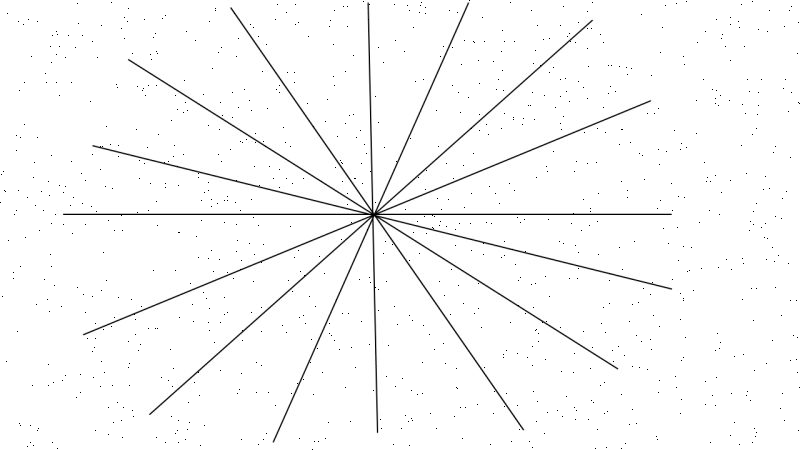
#> input picture imgs/6_gray.png, 800 x 450 px
$ python edge_detection.py   (older library calls are emulated)
#> lines starting #> are read from the running program, lines starting #| are printed output that depends on the picture
#> in main, img is the input picture: shape (450, 800); min 0, max 255, mean 250.2
#> (printed output is left out)
#coding : utf-8
'''
@author: butub
2019/6/8
'''
import matplotlib.pyplot as plt
import numpy as np
import cv2
from common import config
from skimage import data,filters,img_as_ubyte, feature
import skimage


'''
a plot class based on pyplot
prety useful for me to display gray images
'''
class Plot:
    def __init__(self, title="Title"):
        self.title = title
        self.mlist=[]
        self.mnamelist=[]
        self.i=0

    def show(self):
        num = len(self.mlist)
        row = np.sqrt(num)//1
        if num % row == 0:
            col = num // row
        else:
            col = num // row + 1
        fig = plt.figure()
        fig.suptitle( self.title )

        for i in range(1, num+1):
            ax = fig.add_subplot(row, col, i)
            ax.set_title(self.mnamelist[i-1])
            plt.imshow(self.mlist[i-1], cmap = 'gray')
        plt.show()

    def append(self, img, img_name=None):
        self.mlist.append(img)
        if img_name == None:
            self.mnamelist.append("%d" % self.i)
        else:
            self.mnamelist.append("["+  str(self.i)+ "] " + img_name)
        self.i = self.i + 1


def filter(src, btm,kernel = [[-1, -2, -1], [0, 0, 0], [1, 2, 1]],  threshold = [0, 255]):
    '''src--source, btm--bottom'''
    '''只处理3x3kernel'''
    src = src.copy().astype(np.float)# 一定要记得统一计算的精度为flaot
    kernel = np.array(kernel, dtype= np.float)
    src_row, src_col = src.shape
    btm_row, btm_col = btm.shape
    print("btm_shape:", btm.shape)
    for i in range(src_row):
        for j in range(src_col):
            src[i][j] = abs( np.sum( btm[i : i+3 , j: j+3] * kernel ))
    src_norm= (src*255 / src.max()).astype(np.int) # 用最大值归一化
    #src_clip = np.clip(src, 0, 255)
    #output = np.zeros_like(src)
    #output[ (src_norm >= threshold[0]) &  (src_norm <=threshold[1]) ] = 255 # 截断

    return src_norm

def gauss(src, padding, kernel = [[1,2,1],[2,4,2],[1,2,1]]):
    '''src--source, btm--bottom'''
#> called with padding = True
    '''只处理3x3kernel'''
    btm = 0
    if padding :
        btm = cv2.copyMakeBorder(src, 1, 1, 1,1 ,cv2.BORDER_WRAP)

    src = src.copy().astype(np.float)
    kernel = np.array(kernel, dtype= np.float)
    src_row, src_col = src.shape
#> src_row = 450; src_col = 800
    btm_row, btm_col = btm.shape
#> btm_row = 452; btm_col = 802
    print("btm_shape:", btm.shape)
#| btm_shape: (452, 802)
    for i in range(src_row):
        for j in range(src_col):
            src[i][j] = (btm[i : i+3 , j: j+3] * kernel ).sum()/16
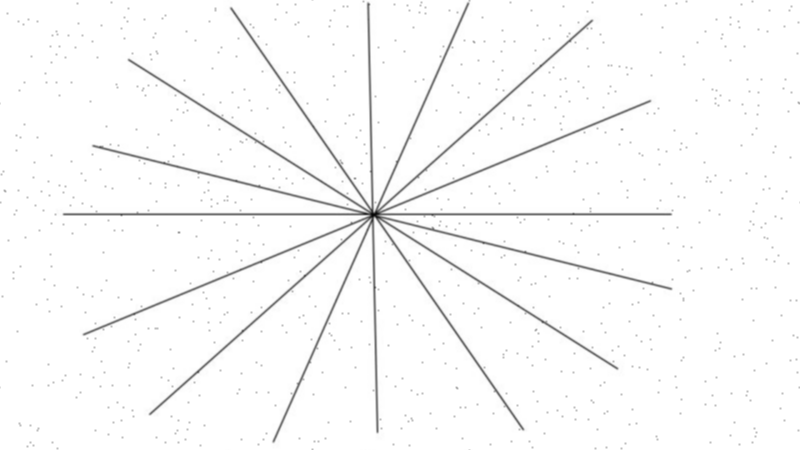
#> src: shape (450, 800) float64; min 5.62, max 255, mean 250.2
    src = np.clip(src, 0, 255)
    return src


def sobel(img, padding = False, threshold=100):
#> called with padding = True, threshold = 100
    ps = Plot("sobel")
    ps.append(img, "default")
    #img = gauss(img,True)
    if padding:
        img_p = cv2.copyMakeBorder(img, 1, 1, 1,1 ,cv2.BORDER_WRAP)
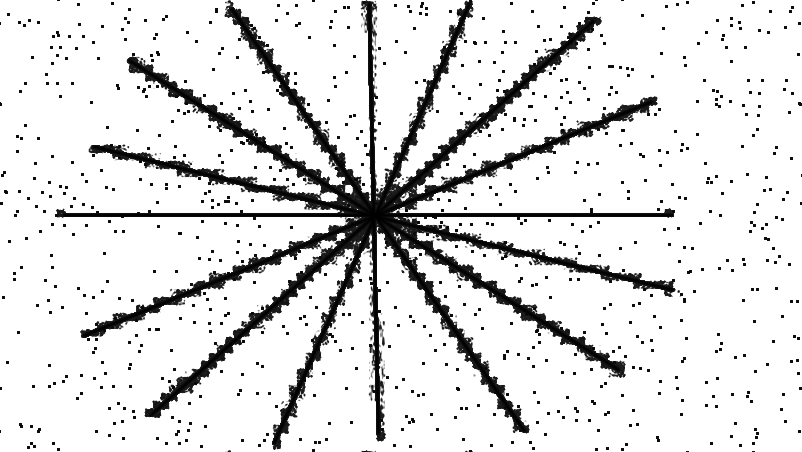
#> img_p: shape (452, 802) float64; min 8.33e-06, max 1, mean 0.877
        print("after padding:", img_p.shape)
#| after padding: (452, 802)

    #img = gauss(img, img_p)
    img_s1 = filter(img, img_p, kernel =  [[-1, -2, -1], [0, 0, 0], [1, 2, 1]] )
#| btm_shape: (452, 802)
#> after the loop in filter, `for i in range(src_row):`:
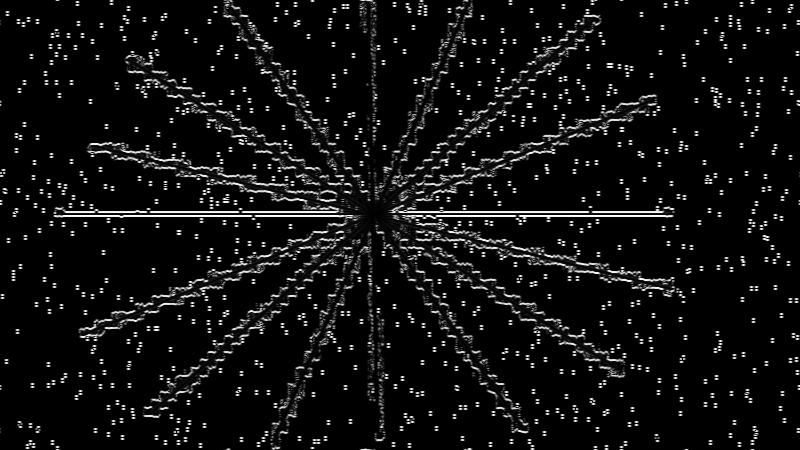
#> src: shape (450, 800) float64; min 0, max 4, mean 0.257; drawn with min black and max white
    img_s2 = filter(img, img_p, kernel =  [[-1, 0, 1], [-2, 0, 2], [-1, 0, 1]] )
#| btm_shape: (452, 802)
#> after the loop in filter (call 2), `for i in range(src_row):`:
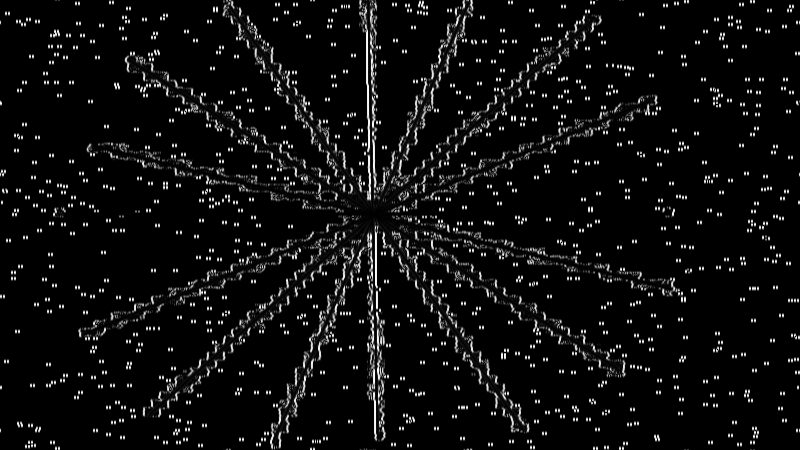
#> src: shape (450, 800) float64; min 0, max 3.99, mean 0.231; drawn with min black and max white
    img_s = abs(img_s1) + abs(img_s2) # s = |s1| + |s2|
    img_ss = np.sqrt(img_s1*img_s1 + img_s2*img_s2)
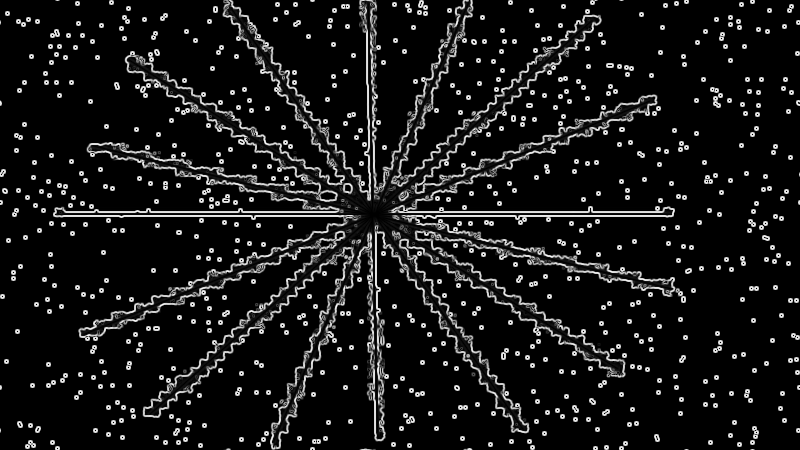
#> img_ss: shape (450, 800) float64; min 0, max 278.6, mean 25.6; drawn with min black and max white

    img_std = cv2.Sobel(img,cv2.CV_16S,1,1)
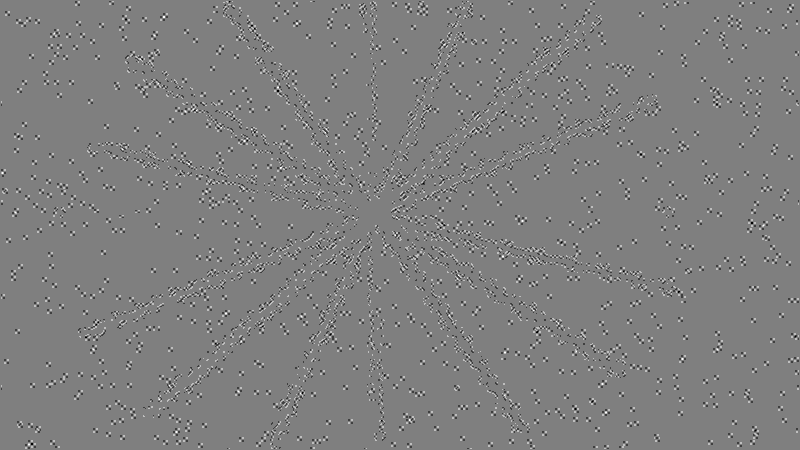
#> img_std: shape (450, 800) int16; min -2, max 2, mean 0.0002; drawn with min black and max white
    img_std = cv2.convertScaleAbs(img_std)
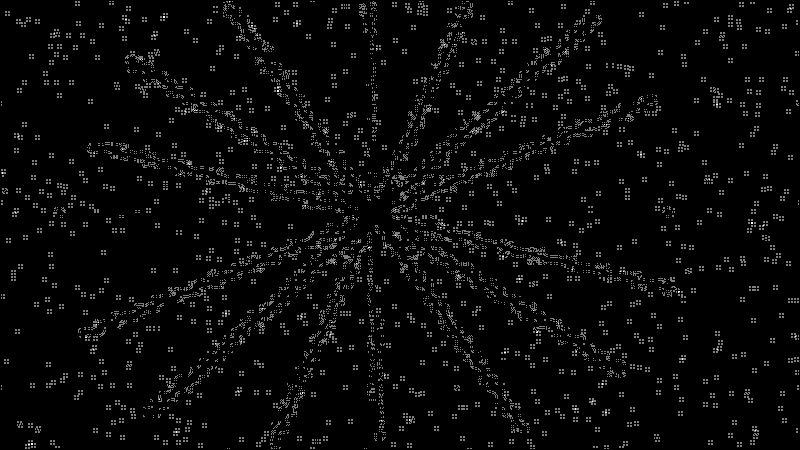
#> img_std: shape (450, 800); min 0, max 2, mean 0.0665; drawn with min black and max white
    img_diff = abs(img_ss - img_std)

    ps.append(img_s1, "sobel_x")
    ps.append(img_s2, "sobel_y")
    ps.append(img_s, "sobel: |x| + |y|")
    ps.append(img_ss, "sobel: sqrt(x^2+y^2)")
    ps.append(img_std, "standard")
    ps.append(img_diff, "diff:%.3f" % (img_diff.sum() / img.size))
    ps.show()
#> in show, `num = len(self.mlist)`: num = 7
#> in show, `row = np.sqrt(num)//1`: row = 2
#> in show, `col = num // row + 1`: col = 4

    '''
    cv2.imshow("imhsow1", img) # cv2.imshow seems hard to use
    cv2.imshow("imshow2",img_s1)
    cv2.imshow("imshow3",img_s2)
    cv2.imshow("imshow4",img_s)
    cv2.imshow("imshow5",img_ss)
    cv2.waitKey(0)
    '''
# [92 lines left out: functions sobel_sd, laplace, prewitt, canny, scharr, not called in this run]


def main():
    img = cv2.imread(config.img_path, 0)
    try:
        assert img.any()!=None
    except AssertionError :
        print("could not open: " + config.img_path)
    else:
        print(img , img.shape, type(img))
        img = img.astype(np.float)
        img = gauss(img, True)
        img = skimage.exposure.equalize_hist(img)
        sobel(img, True)
        laplace(img, True)
        prewitt(img, True)
        canny(img)
        scharr(img,True)
        #sobel_sd(img, True)

if __name__ == "__main__":
#> (the run stopped early here; a loop or call above may not have finished)
